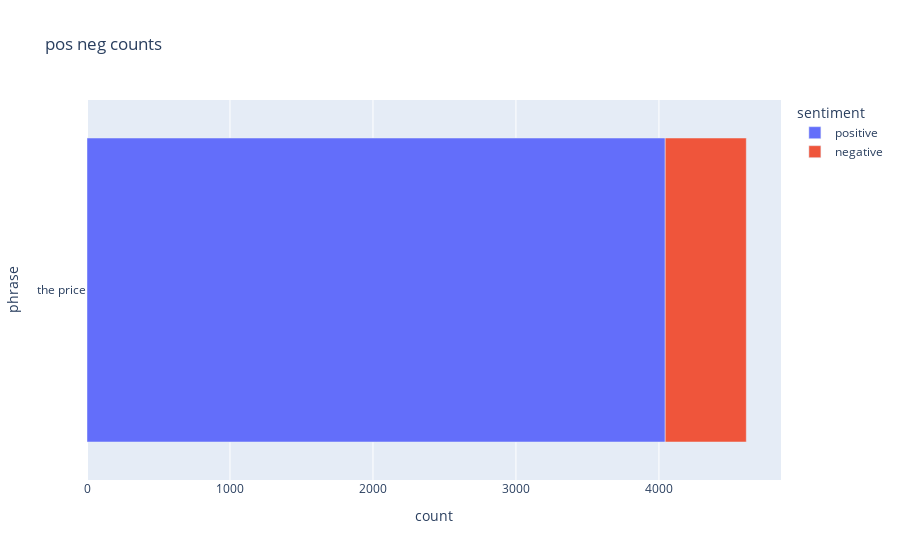
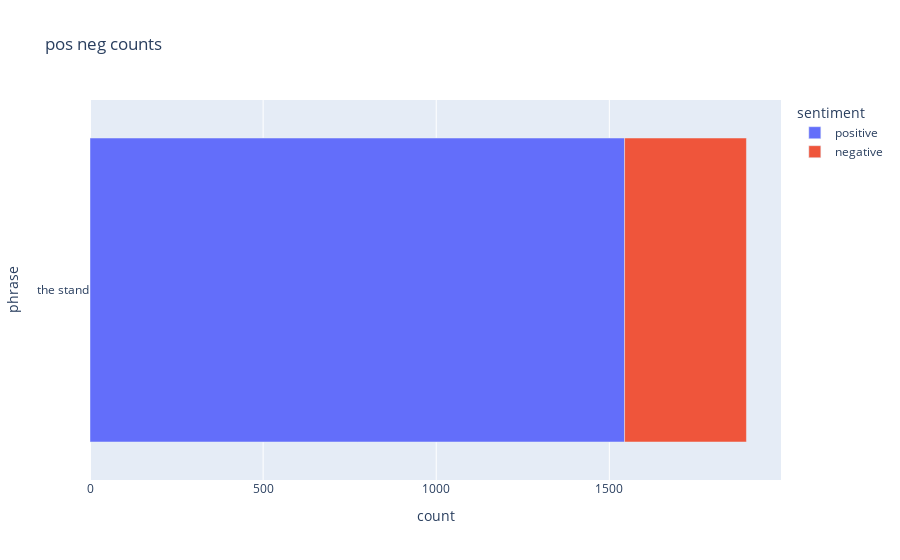

The cell these charts' notebook holds for them, in order:
### Code cell
for phrase in counts_df['phrase'].unique():
    fig = px.bar(counts_df[counts_df['phrase'] == phrase], x="count", y="phrase", color="sentiment", title="pos neg counts", orientation='h')
    fig.show()

### Figure 1 — Plotly figure (JSON) as saved in the notebook; plotly's stock layout.template omitted (floating-point values rounded to 4 significant figures)
{"data": [{"alignmentgroup": "True", "hovertemplate": "sentiment=positive<br>count=%{x}<br>phrase=%{y}<extra></extra>", "legendgroup": "positive", "marker": {"color": "#636efa", "pattern": {"shape": ""}}, "name": "positive", "offsetgroup": "positive", "orientation": "h", "showlegend": true, "textposition": "auto", "type": "bar", "x": [4044], "xaxis": "x", "y": ["the price"], "yaxis": "y"}, {"alignmentgroup": "True", "hovertemplate": "sentiment=negative<br>count=%{x}<br>phrase=%{y}<extra></extra>", "legendgroup": "negative", "marker": {"color": "#EF553B", "pattern": {"shape": ""}}, "name": "negative", "offsetgroup": "negative", "orientation": "h", "showlegend": true, "textposition": "auto", "type": "bar", "x": [567], "xaxis": "x", "y": ["the price"], "yaxis": "y"}], "layout": {"barmode": "relative", "legend": {"title": {"text": "sentiment"}, "tracegroupgap": 0}, "title": {"text": "pos neg counts"}, "xaxis": {"anchor": "y", "domain": [0, 1], "title": {"text": "count"}}, "yaxis": {"anchor": "x", "domain": [0, 1], "title": {"text": "phrase"}}}}

### Figure 2 — Plotly figure (JSON) as saved in the notebook; plotly's stock layout.template omitted (floating-point values rounded to 4 significant figures)
{"data": [{"alignmentgroup": "True", "hovertemplate": "sentiment=positive<br>count=%{x}<br>phrase=%{y}<extra></extra>", "legendgroup": "positive", "marker": {"color": "#636efa", "pattern": {"shape": ""}}, "name": "positive", "offsetgroup": "positive", "orientation": "h", "showlegend": true, "textposition": "auto", "type": "bar", "x": [1544], "xaxis": "x", "y": ["the stand"], "yaxis": "y"}, {"alignmentgroup": "True", "hovertemplate": "sentiment=negative<br>count=%{x}<br>phrase=%{y}<extra></extra>", "legendgroup": "negative", "marker": {"color": "#EF553B", "pattern": {"shape": ""}}, "name": "negative", "offsetgroup": "negative", "orientation": "h", "showlegend": true, "textposition": "auto", "type": "bar", "x": [352], "xaxis": "x", "y": ["the stand"], "yaxis": "y"}], "layout": {"barmode": "relative", "legend": {"title": {"text": "sentiment"}, "tracegroupgap": 0}, "title": {"text": "pos neg counts"}, "xaxis": {"anchor": "y", "domain": [0, 1], "title": {"text": "count"}}, "yaxis": {"anchor": "x", "domain": [0, 1], "title": {"text": "phrase"}}}}
